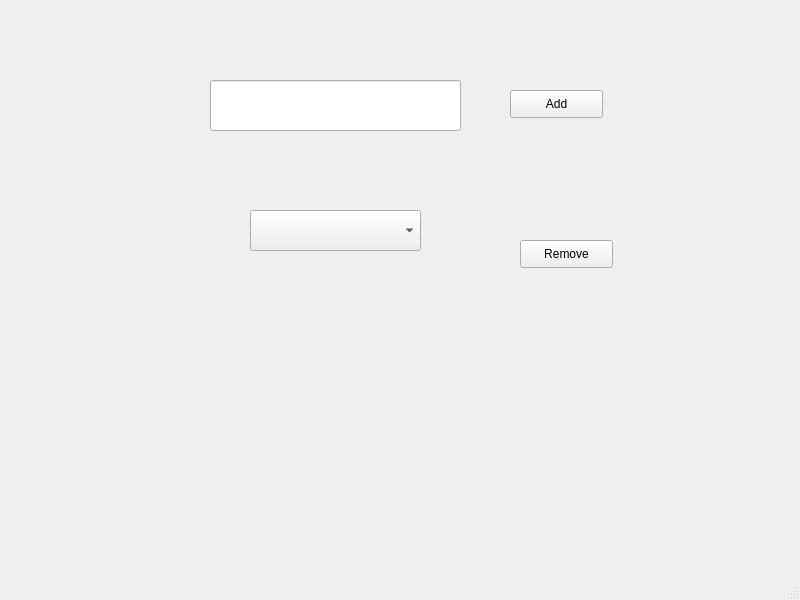
<?xml version="1.0" encoding="UTF-8"?>
<ui version="4.0">
 <class>MainWindow</class>
 <widget class="QMainWindow" name="MainWindow">
  <property name="geometry">
   <rect>
    <x>0</x>
    <y>0</y>
    <width>800</width>
    <height>600</height>
   </rect>
  </property>
  <property name="windowTitle">
   <string>MainWindow</string>
  </property>
  <widget class="QWidget" name="centralwidget">
   <widget class="QLineEdit" name="addtext">
    <property name="geometry">
     <rect>
      <x>210</x>
      <y>80</y>
      <width>251</width>
      <height>51</height>
     </rect>
    </property>
   </widget>
   <widget class="QComboBox" name="comboBox">
    <property name="geometry">
     <rect>
      <x>250</x>
      <y>210</y>
      <width>171</width>
      <height>41</height>
     </rect>
    </property>
   </widget>
   <widget class="QLabel" name="result">
    <property name="geometry">
     <rect>
      <x>270</x>
      <y>340</y>
      <width>161</width>
      <height>51</height>
     </rect>
    </property>
    <property name="text">
     <string/>
    </property>
   </widget>
   <widget class="QPushButton" name="add">
    <property name="geometry">
     <rect>
      <x>510</x>
      <y>90</y>
      <width>93</width>
      <height>28</height>
     </rect>
    </property>
    <property name="text">
     <string>Add</string>
    </property>
   </widget>
   <widget class="QPushButton" name="remove">
    <property name="geometry">
     <rect>
      <x>520</x>
      <y>240</y>
      <width>93</width>
      <height>28</height>
     </rect>
    </property>
    <property name="text">
     <string>Remove</string>
    </property>
   </widget>
  </widget>
  <widget class="QMenuBar" name="menubar">
   <property name="geometry">
    <rect>
     <x>0</x>
     <y>0</y>
     <width>800</width>
     <height>27</height>
    </rect>
   </property>
  </widget>
  <widget class="QStatusBar" name="statusbar"/>
 </widget>
 <resources/>
 <connections/>
</ui>
